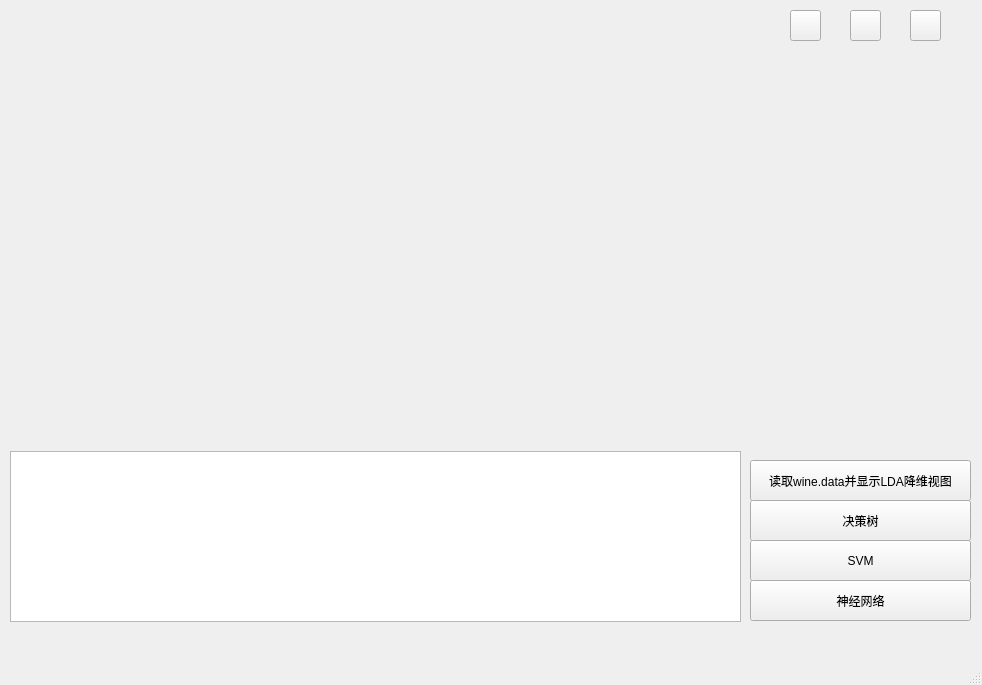
<?xml version="1.0" encoding="UTF-8"?>
<ui version="4.0">
 <class>MainWindow</class>
 <widget class="QMainWindow" name="MainWindow">
  <property name="geometry">
   <rect>
    <x>0</x>
    <y>0</y>
    <width>982</width>
    <height>685</height>
   </rect>
  </property>
  <property name="windowTitle">
   <string>MainWindow</string>
  </property>
  <widget class="QWidget" name="centralwidget">
   <widget class="QPushButton" name="pushButton">
    <property name="geometry">
     <rect>
      <x>750</x>
      <y>460</y>
      <width>221</width>
      <height>41</height>
     </rect>
    </property>
    <property name="text">
     <string>读取wine.data并显示LDA降维视图</string>
    </property>
   </widget>
   <widget class="QPushButton" name="pushButton_2">
    <property name="geometry">
     <rect>
      <x>750</x>
      <y>500</y>
      <width>221</width>
      <height>41</height>
     </rect>
    </property>
    <property name="text">
     <string>决策树</string>
    </property>
   </widget>
   <widget class="QPushButton" name="pushButton_3">
    <property name="geometry">
     <rect>
      <x>750</x>
      <y>540</y>
      <width>221</width>
      <height>41</height>
     </rect>
    </property>
    <property name="text">
     <string>SVM</string>
    </property>
   </widget>
   <widget class="QPushButton" name="pushButton_4">
    <property name="geometry">
     <rect>
      <x>750</x>
      <y>580</y>
      <width>221</width>
      <height>41</height>
     </rect>
    </property>
    <property name="text">
     <string>神经网络</string>
    </property>
   </widget>
   <widget class="QPushButton" name="pushButton_12">
    <property name="geometry">
     <rect>
      <x>790</x>
      <y>10</y>
      <width>31</width>
      <height>31</height>
     </rect>
    </property>
    <property name="text">
     <string/>
    </property>
   </widget>
   <widget class="QPushButton" name="pushButton_13">
    <property name="geometry">
     <rect>
      <x>850</x>
      <y>10</y>
      <width>31</width>
      <height>31</height>
     </rect>
    </property>
    <property name="text">
     <string/>
    </property>
   </widget>
   <widget class="QPushButton" name="pushButton_14">
    <property name="geometry">
     <rect>
      <x>910</x>
      <y>10</y>
      <width>31</width>
      <height>31</height>
     </rect>
    </property>
    <property name="text">
     <string/>
    </property>
   </widget>
   <widget class="QTextBrowser" name="textBrowser">
    <property name="geometry">
     <rect>
      <x>10</x>
      <y>451</y>
      <width>731</width>
      <height>171</height>
     </rect>
    </property>
   </widget>
  </widget>
  <widget class="QMenuBar" name="menubar">
   <property name="geometry">
    <rect>
     <x>0</x>
     <y>0</y>
     <width>982</width>
     <height>23</height>
    </rect>
   </property>
  </widget>
  <widget class="QStatusBar" name="statusbar"/>
 </widget>
 <resources/>
 <connections/>
</ui>
